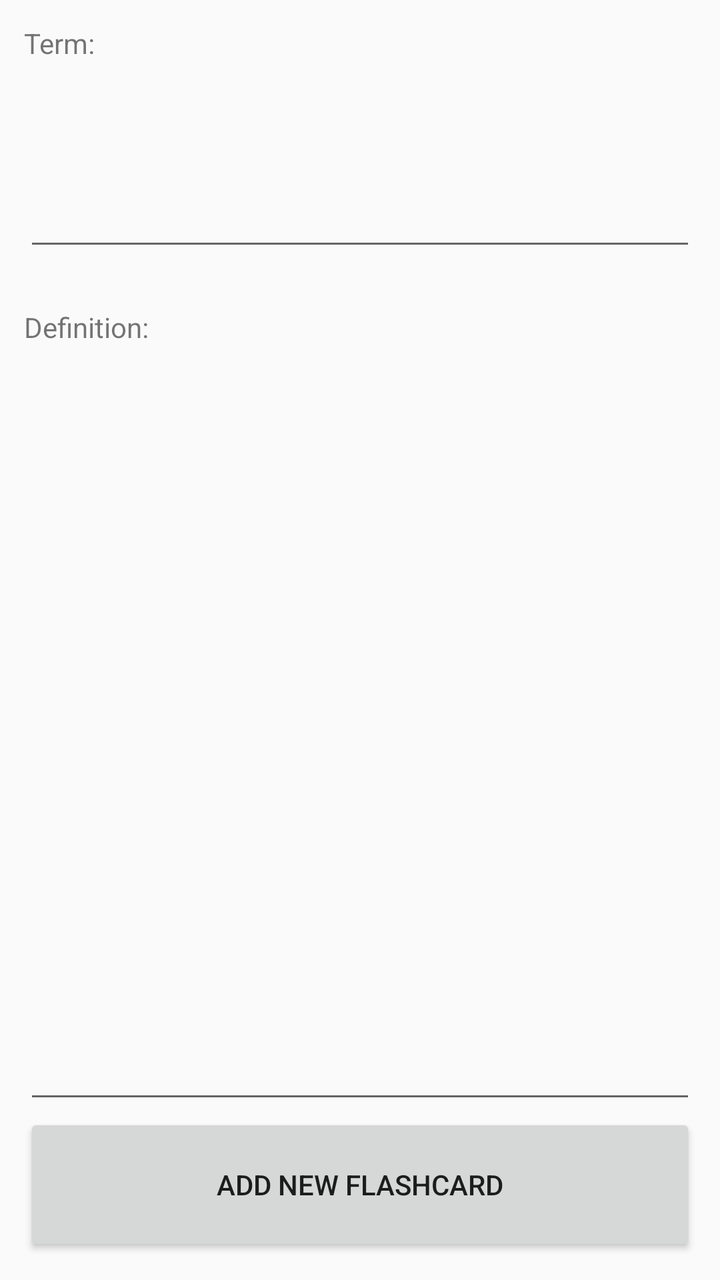
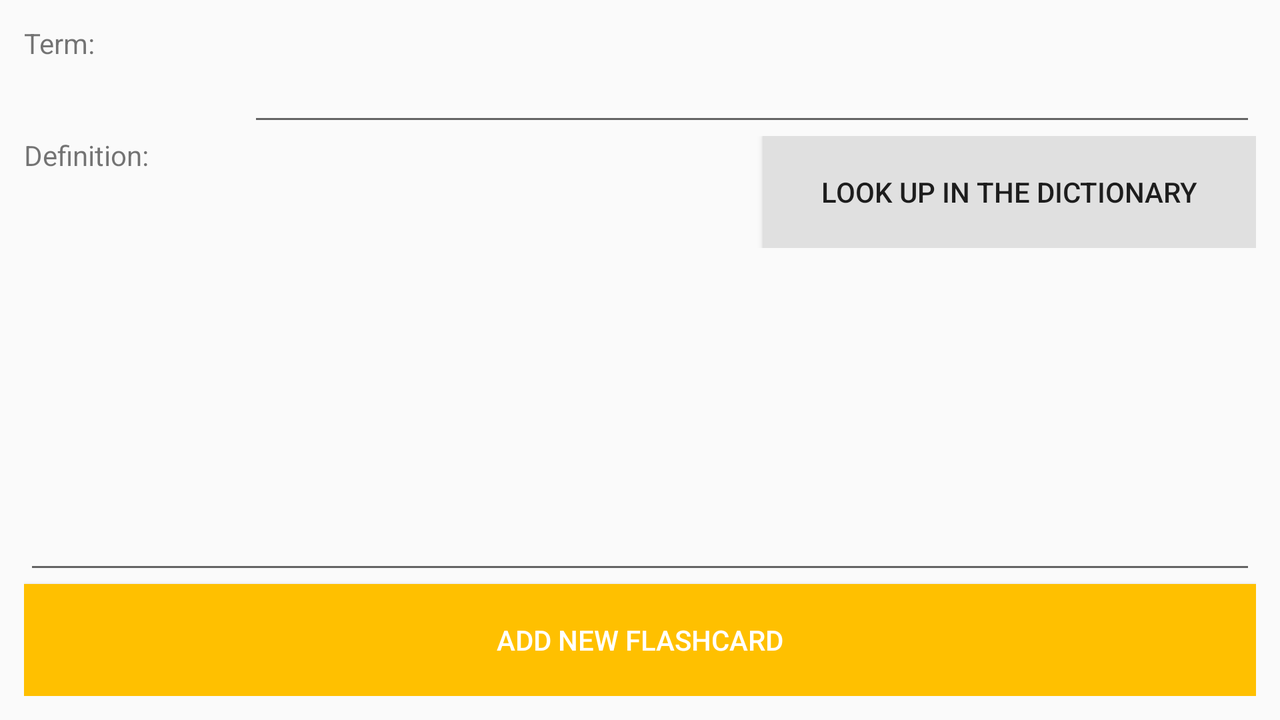

An Android layout and its configuration variant, each rendered on a device that would load it. The default file and the variant file are quoted in full after the pictures.
<!-- AndroidManifest.xml: application theme AppTheme -->
<!-- res/layout/activity_create_flashcard.xml -->
<?xml version="1.0" encoding="utf-8"?>
<android.support.constraint.ConstraintLayout xmlns:android="http://schemas.android.com/apk/res/android"
    xmlns:app="http://schemas.android.com/apk/res-auto"
    xmlns:tools="http://schemas.android.com/tools"
    android:layout_width="match_parent"
    android:layout_height="match_parent"
    tools:context=".CreateFlashcardActivity">

    <LinearLayout
        android:layout_width="match_parent"
        android:layout_height="match_parent"
        android:padding="12dp"
        android:orientation="vertical">

        <TextView
            android:id="@+id/textViewFlashcardTerm"
            android:layout_width="match_parent"
            android:layout_height="0dp"
            android:layout_weight="2"
            android:text="Term:" />

        <EditText
            android:id="@+id/editTextFlashcardTerm"
            android:layout_width="match_parent"
            android:layout_height="0dp"
            android:layout_weight="3"
            android:ems="10"
            android:inputType="textPersonName" />

        <Space
            android:layout_width="match_parent"
            android:layout_height="0dp"
            android:layout_weight="1" />

        <TextView
            android:id="@+id/textViewFlashcardDefinition"
            android:layout_width="match_parent"
            android:layout_height="0dp"
            android:layout_weight="2"
            android:text="Definition:" />

        <EditText
            android:id="@+id/editTextFlashcardDefinition"
            android:layout_width="match_parent"
            android:layout_height="0dp"
            android:layout_weight="15"
            android:ems="10"
            android:gravity="left|top"
            android:inputType="textMultiLine" />

        <Button
            android:id="@+id/buttonAddNewFlashcard"
            android:layout_width="match_parent"
            android:layout_height="0dp"
            android:layout_weight="3"
            android:text="Add New Flashcard" />

    </LinearLayout>
</android.support.constraint.ConstraintLayout>
<!-- resources referenced by this layout -->
<resources>
  <style name="AppTheme" parent="Theme.AppCompat.Light.DarkActionBar">
          
          <item name="colorPrimary">@color/colorPrimary</item>
          <item name="colorPrimaryDark">@color/colorPrimaryDark</item>
          <item name="colorAccent">@color/colorAccent</item>
      </style>
  <color name="colorPrimary">#FFC000</color>
  <color name="colorPrimaryDark">#BC8C00</color>
  <color name="colorAccent">#003FFF</color>
</resources>
<!-- res/layout-land/activity_create_flashcard.xml (the repository's variant of the layout above) -->
<!-- drawn on the phone turned sideways -->
<?xml version="1.0" encoding="utf-8"?>
<android.support.constraint.ConstraintLayout xmlns:android="http://schemas.android.com/apk/res/android"
    xmlns:tools="http://schemas.android.com/tools"
    android:layout_width="match_parent"
    android:layout_height="match_parent"
    tools:context=".CreateFlashcardActivity">

    <LinearLayout
        android:layout_width="match_parent"
        android:layout_height="match_parent"
        android:orientation="vertical"
        android:padding="12dp">

        <LinearLayout
            android:layout_width="match_parent"
            android:layout_height="0dp"
            android:layout_weight="1"
            android:orientation="horizontal">

            <TextView
                android:id="@+id/textViewFlashcardTerm"
                android:layout_width="0dp"
                android:layout_height="match_parent"
                android:layout_weight="2"
                android:text="Term:" />

            <EditText
                android:id="@+id/editTextFlashcardTerm"
                android:layout_width="0dp"
                android:layout_height="match_parent"
                android:layout_weight="9"
                android:ems="10"
                android:inputType="textPersonName" />
        </LinearLayout>

        <LinearLayout
            android:layout_width="match_parent"
            android:layout_height="0dp"
            android:layout_weight="1"
            android:orientation="horizontal">

            <TextView
                android:id="@+id/textViewFlashcardDefinition"
                android:layout_width="0dp"
                android:layout_height="match_parent"
                android:layout_weight="3"
                android:text="Definition:" />

            <Button
                android:id="@+id/buttonLookUp"
                android:layout_width="0dp"
                android:layout_height="match_parent"
                android:layout_weight="2"
                android:background="#E0E0E0"
                android:text="Look Up In The Dictionary" />
        </LinearLayout>

        <EditText
            android:id="@+id/editTextFlashcardDefinition"
            android:layout_width="match_parent"
            android:layout_height="0dp"
            android:layout_weight="3"
            android:ems="10"
            android:gravity="left|top"
            android:inputType="textMultiLine" />

        <Button
            android:id="@+id/buttonAddNewFlashcard"
            android:layout_width="match_parent"
            android:layout_height="0dp"
            android:layout_weight="1"
            android:background="#FFC000"
            android:text="Add New Flashcard"
            android:textColor="#FFFFFF" />

    </LinearLayout>
</android.support.constraint.ConstraintLayout>
